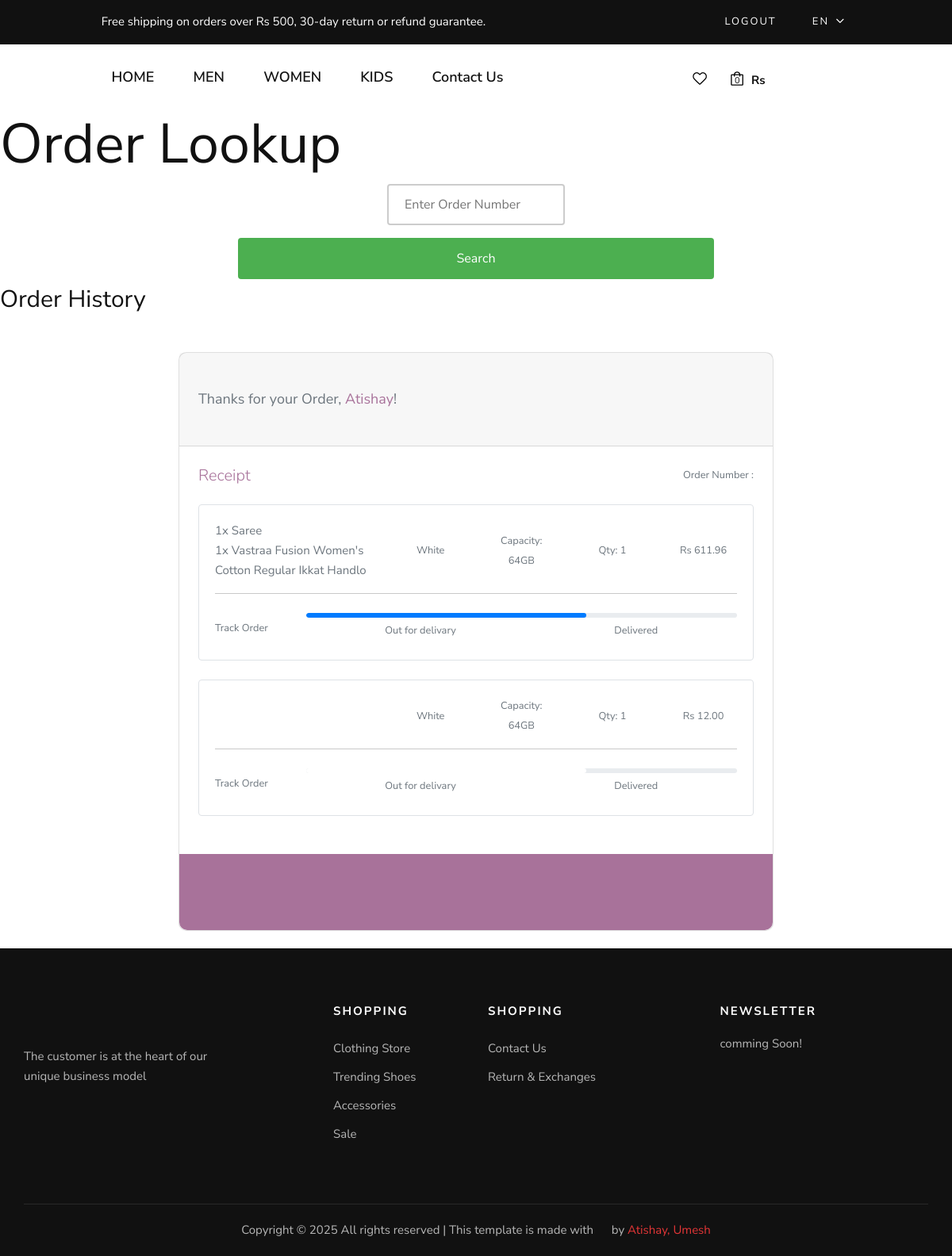
Page /orders (signed in) on the committed database.
### backend/models.py (models this page shows, shortened)
class MyUser(AbstractUser):
    country = models.CharField(max_length=50, default="")
    city = models.CharField(max_length=50, default="")
    phone = models.CharField(max_length=10, default="")
    country_code = models.CharField(max_length=10, default="")
    favorites = models.ManyToManyField(Product)

class OrderItem(models.Model):
    order = models.ForeignKey(Order, related_name='items', on_delete=models.CASCADE)
    product = models.ForeignKey(Product, related_name='order_items', on_delete=models.CASCADE)
    price = models.DecimalField(max_digits=10, decimal_places=2)
    quantity = models.PositiveIntegerField(default=1)
    customized = models.BooleanField(default=False)
    size = models.CharField(max_length=10, blank=True, null=True)
    color = models.CharField(max_length=10, blank=True, null=True)

class Product(models.Model):
    CATEGORY_CHOICES = (
        ('M', 'Men'),
        ('W', 'Women'),
        ('K', 'Kids'),
        ('A', 'Accessories'),
    )
    SUB_CATEGORY_CHOICES = (
    ('S', 'Shirt'),
    ('SW', 'Sport wear'),
    ('OW', 'Outwear')
    )
    LABEL_CHOICES = (
        ('NEW', 'primary'),
        ('BEST Seller', 'secondary'),
        ('N', '')
    )
    product_id = models.AutoField
    id = models.AutoField(primary_key=True, auto_created=True)
    customized = models.BooleanField(default=False)
    product_name = models.CharField(max_length=50)
    category = models.ManyToManyField('Category', through='ProductCategory')
    label = models.CharField(choices=LABEL_CHOICES, max_length=11, default="")
    subcategory = models.CharField(choices= SUB_CATEGORY_CHOICES ,max_length=50, default="")
    price = models.FloatField(default=0)
    discount_price = models.FloatField(default=0)
    pub_date = models.DateField()
    image = models.ImageField(upload_to="static", default="", blank=True, null=True)
    material = models.CharField(max_length=50, default="Coton 100%")
    description = models.TextField(default="Are you looking for a t shirt that is comfortable, stylish and affordable? Look no further than our new collection of t shirts, designed to suit any occasion and personality. Whether you want to express your creativity, show your support for a cause, or simply enjoy a casual day out, we have the perfect t shirt for you. Our t shirts are made from high-quality cotton, which is soft, breathable and durable. They come in a variety of colors, sizes and designs, so you can find the one that matches your style and mood.  Our t shirts are easy to wash and care for, and they will not fade or shrink over time. They are also eco-friendly and ethically produced, so you can wear them with confidence and pride. Order your t shirt today and enjoy free shipping for orders over Rs 500. You will love how you look and feel in our t shirts, and so will everyone else. Don't miss this opportunity to get the best t shirt ever.")
    path = models.CharField(max_length=50, default="")
    FrontCanva = models.OneToOneField('FrontCanva', on_delete=models.CASCADE, null=True, blank=True)
    BackCanva = models.OneToOneField('BackCanva', on_delete=models.CASCADE, null=True, blank=True)

class Order(models.Model):
    STATUS_CHOICES = [
        ('P', 'Placed'),
        ('S', 'Shipped'),
        ('D', 'Delivered'),
    ]
    PAYMENT_METHOD_CHOICES = (
        ('CC', 'Credit Card'),
        ('VS', 'Visa'),
        ('MC', 'Master Card'),
        ('COD', 'Cash On Delivery'),
        ('VF', 'Vodafone'),
        ('OG', 'Orange'),
        ('WE', 'Wepay'),
        ('PP', 'Paypal'),
        ('BT', 'Bank Transfer'),
    )
    user = models.ForeignKey(MyUser, on_delete=models.SET_NULL, blank=True, null=True)
    first_name = models.CharField(max_length=100)
    last_name = models.CharField(max_length=100)
    email = models.EmailField()
    address = models.CharField(max_length=250)
    governorate = models.CharField(max_length=100, choices=GOVERNORATE_CHOICES)
    city = models.CharField(max_length=100)
    created = models.DateTimeField(auto_now_add=True)
    updated = models.DateTimeField(auto_now=True)
    paid = models.BooleanField(default=False)
    final_price = models.DecimalField(max_digits=10, decimal_places=2)
    phone = models.CharField(max_length=100)
    coupon = models.ForeignKey(PromoCode, on_delete=models.SET_NULL, blank=True, null=True)
    order_number = models.CharField(max_length=32, null=False, editable=False)
    payment_method = models.CharField(max_length=20, choices=PAYMENT_METHOD_CHOICES, default='Credit Card')
    shipping_cost = models.DecimalField(max_digits=10, decimal_places=2, default=25.99)
    status = models.CharField(max_length=2, choices=STATUS_CHOICES, default='P')
    class Meta:
        ordering = ('-created',)

### backend/views.py (the view, shortened to what this page needs)
# urls.py: path('orders', views.orders, name='orders'),
def orders(request):
    if request.user.is_authenticated:
        orders = Order.objects.filter(user=request.user)
    else:
        orders = []
    return render(request, 'order.html', {'orders': orders})

### backend/templates/order.html (shortened to what this page needs)
{% extends 'layout.html' %}
{% load static %}
{% block body %}
<h1>Order Lookup</h1>
<div class="search-container">
    <form action="{% url 'orders' %}" method="post">
        <input class="searchbar" type="text" placeholder="Enter Order Number" name="order_number">
        <button class="searchbutton" type="submit">Search</button>
    </form>
</div>
{% if user.is_authenticated %}
<h3>Order History</h3>
<section class="h-100 gradient-custom">
  <div class="container py-5 h-100">
    <div class="row d-flex justify-content-center align-items-center h-100">
      <div class="col-lg-10 col-xl-8">
        <div class="card" style="border-radius: 10px;">
          <div class="card-header px-4 py-5">
            <h5 class="text-muted mb-0">Thanks for your Order, <span style="color: #a8729a;">{{ user.first_name }}</span>!</h5>
          </div>
          <div class="card-body p-4">
            <div class="d-flex justify-content-between align-items-center mb-4">
              <p class="lead fw-normal mb-0" style="color: #a8729a;">Receipt</p>
              <p class="small text-muted mb-0">Order Number : {{ order.order_number}}</p>
            </div>
            {% for order in orders %}
            <div class="card shadow-0 border mb-4">
              <div class="card-body">
                <div class="row">
                  <div class="col-md-4 text-left justify-content-center align-items-center">
                    {% for item in order.items.all %}
                    <p class="text-muted mb-0">{{ item.quantity }}x {{ item.product.product_name }} </p>
                    {% endfor %}
                  </div>
                  <div class="col-md-2 text-center d-flex justify-content-center align-items-center">
                    <p class="text-muted mb-0 small">White</p>
                  </div>
                  <div class="col-md-2 text-center d-flex justify-content-center align-items-center">
                    <p class="text-muted mb-0 small">Capacity: 64GB</p>
                  </div>
                  <div class="col-md-2 text-center d-flex justify-content-center align-items-center">
                    <p class="text-muted mb-0 small">Qty: 1</p>
                  </div>
                  <div class="col-md-2 text-center d-flex justify-content-center align-items-center">
                    <p class="text-muted mb-0 small">Rs {{ order.final_price }}</p>
                  </div>
                </div>
                <hr class="mb-4" style="background-color: #e0e0e0; opacity: 1;">
                <div class="row d-flex align-items-center">
                  <div class="col-md-2">
                    <p class="text-muted mb-0 small">Track Order</p>
                  </div>
                  <div class="col-md-10">
                    <div class="progress" style="height: 6px; border-radius: 16px;">
                      <div class="progress-bar" role="progressbar"
                        style="width: 65%; border-radius: 16px; background-color: #a8729a;" aria-valuenow="65"
                        aria-valuemin="0" aria-valuemax="100"></div>
                    </div>
                    <div class="d-flex justify-content-around mb-1">
                      <p class="text-muted mt-1 mb-0 small ms-xl-5">Out for delivary</p>
                      <p class="text-muted mt-1 mb-0 small ms-xl-5">Delivered</p>
                    </div>
                  </div>
                </div>
              </div>
            </div>
            {% endfor %}
          </div>
          <div class="card-footer border-0 px-4 py-5"
            style="background-color: #a8729a; border-bottom-left-radius: 10px; border-bottom-right-radius: 10px;">
          </div>
        </div>
      </div>
    </div>
  </div>
</section>
{% endif %}
{% endblock %}

### backend/static/frontend/css/style.css (style rules this page uses)
html, body { height: 100%; font-family: "Nunito Sans", sans-serif; -webkit-font-smoothing: antialiased; }
h1, h2, h3, h4, h5, h6 { margin: 0; color: #111111; font-weight: 400; font-family: "Nunito Sans", sans-serif; }
h1 { font-size: 70px; }
h3 { font-size: 30px; }
h5 { font-size: 18px; }
p { font-size: 15px; font-family: "Nunito Sans", sans-serif; color: #3d3d3d; font-weight: 400; line-height: 25px; margin: 0 0 15px 0; }
@media only screen and (min-width: 1200px) { .container { max-width: 1170px; } }

### backend/templates/order.html (style rules this page uses)
.search-container { width: 50%; margin: 0 auto; text-align: center; }
.search-container input[type="text"] { padding: 12px 20px; margin: 8px 0; box-sizing: border-box; border: 2px solid #ccc; border-radius: 4px; }
.search-container button { width: 100%; background-color: #4CAF50; color: white; padding: 14px 20px; margin: 8px 0; border: none; border-radius: 4px; cursor: pointer; }
.progress { height: 0.5rem; }

### rows in the picture
MyUser: first_name "Atishay"
Order: final_price "611.96"
OrderItem: quantity "1", product.product_name "Saree"
OrderItem: quantity "1", product.product_name "Vastraa Fusion Women's Cotton Regular Ikkat Handlo"
Order: final_price "12.00"
